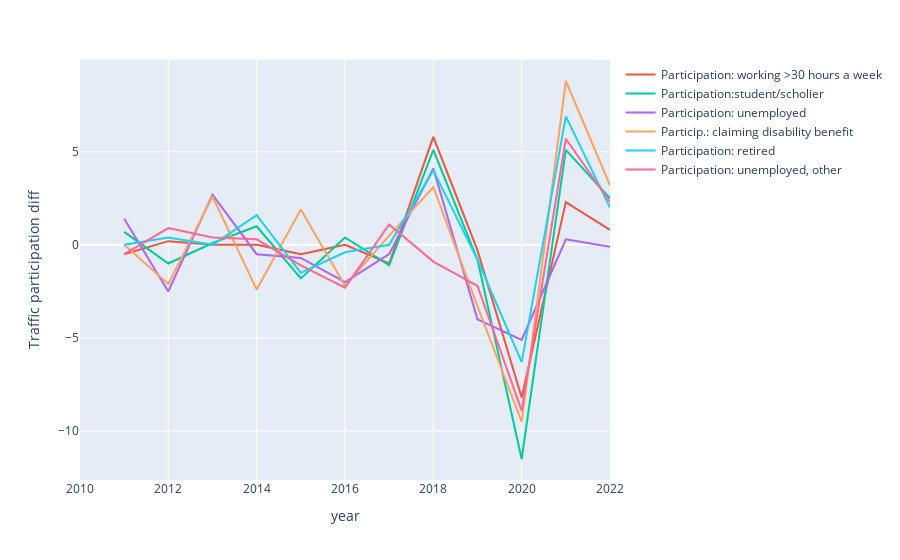

The code cell stored with this chart in its notebook:
### Code cell
dict_draw(d, particip, 'Traffic participation diff')

### Figure 1 — Plotly figure (JSON) as saved in the notebook; plotly's stock layout.template omitted (floating-point values rounded to 4 significant figures)
{"data": [{"hovertemplate": "<extra></extra>", "legendgroup": "", "line": {"color": "#636efa", "dash": "solid"}, "marker": {"symbol": "circle"}, "mode": "lines", "name": "", "orientation": "v", "showlegend": false, "type": "scatter", "xaxis": "x", "yaxis": "y"}, {"mode": "lines", "name": "Participation: working >30 hours a week", "type": "scatter", "x": [2010, 2011, 2012, 2013, 2014, 2015, 2016, 2017, 2018, 2019, 2020, 2021, 2022], "y": [null, -0.5, 0.2, 0, 0, -0.5, 0, -1, 5.8, -0.3, -8.2, 2.3, 0.8]}, {"mode": "lines", "name": "Participation:student/scholier", "type": "scatter", "x": [2010, 2011, 2012, 2013, 2014, 2015, 2016, 2017, 2018, 2019, 2020, 2021, 2022], "y": [null, 0.7, -1, 0.1, 1, -1.8, 0.4, -1.1, 5.1, -0.8, -11.5, 5.1, 2.5]}, {"mode": "lines", "name": "Participation: unemployed", "type": "scatter", "x": [2010, 2011, 2012, 2013, 2014, 2015, 2016, 2017, 2018, 2019, 2020, 2021, 2022], "y": [null, 1.4, -2.5, 2.7, -0.5, -0.7, -2, -0.5, 4.1, -4, -5.1, 0.3, -0.1]}, {"mode": "lines", "name": "Particip.: claiming disability benefit", "type": "scatter", "x": [2010, 2011, 2012, 2013, 2014, 2015, 2016, 2017, 2018, 2019, 2020, 2021, 2022], "y": [null, 0, -2.1, 2.6, -2.4, 1.9, -2.2, 0.5, 3.1, -3.3, -9.5, 8.8, 3.2]}, {"mode": "lines", "name": "Participation: retired", "type": "scatter", "x": [2010, 2011, 2012, 2013, 2014, 2015, 2016, 2017, 2018, 2019, 2020, 2021, 2022], "y": [null, 0, 0.4, 0, 1.6, -1.5, -0.4, 0, 4, -0.8, -6.3, 6.9, 2]}, {"mode": "lines", "name": "Participation: unemployed, other", "type": "scatter", "x": [2010, 2011, 2012, 2013, 2014, 2015, 2016, 2017, 2018, 2019, 2020, 2021, 2022], "y": [null, -0.5, 0.9, 0.4, 0.3, -1.1, -2.3, 1.1, -0.9, -2.2, -8.9, 5.7, 2.3]}], "layout": {"autosize": true, "legend": {"tracegroupgap": 0}, "margin": {"t": 60}, "xaxis": {"anchor": "y", "autorange": true, "domain": [0, 1], "range": [2010, 2022], "title": {"text": "year"}, "type": "linear"}, "yaxis": {"anchor": "x", "autorange": true, "domain": [0, 1], "range": [-12.63, 9.928], "title": {"text": "Traffic participation diff"}, "type": "linear"}}}
